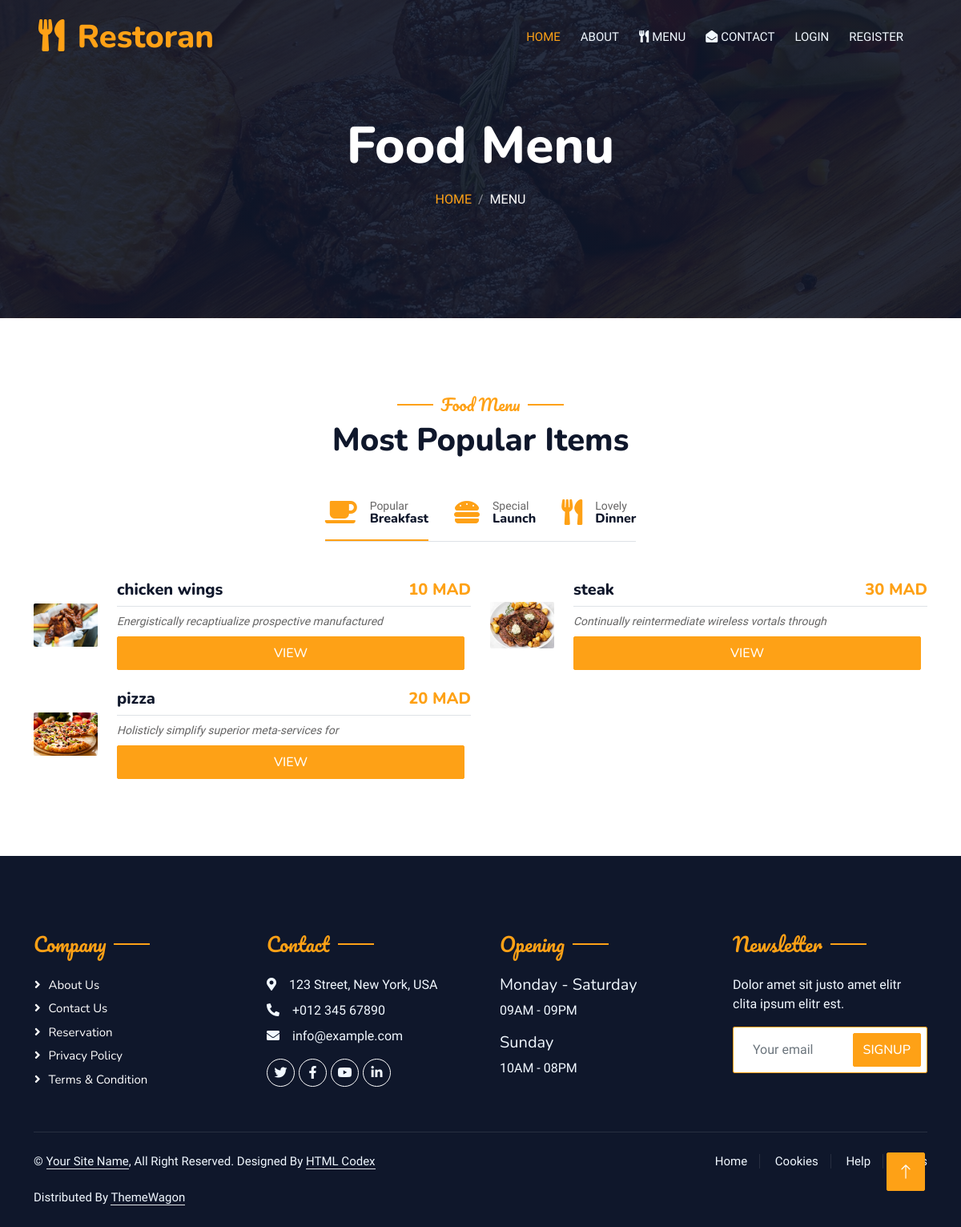
Page /menu.php on the committed database.
### tables this page shows
CREATE TABLE `foods` (
  `id` int(10) NOT NULL primary key auto_increment,
  `name` varchar(200) NOT NULL,
  `image` varchar(200) NOT NULL,
  `description` text NOT NULL,
  `prix` varchar(20) NOT NULL,
  
  `meal_id` int(1) NOT NULL, 
  `created_at` timestamp NOT NULL DEFAULT current_timestamp()
);

### lisb/App.php (called while the page is built, shortened)
<?php
 class App{
    public $host=HOST;
    public $dbname=DBNAME;
    public $user=USER;
    public $pass=PASS;
    public $link ;
    public function connect(){
   $this->link=new PDO("mysql:host=".$this->host.";dbname=".$this->dbname."",$this->user,$this->pass);
    }
    public function SelectAll($query){
        $row =$this->link->prepare($query);
        $row->execute();
        $allRows= $row->fetchAll(PDO::FETCH_OBJ);
        if($allRows){
            return $allRows;
        }else {
           return false;
        }
    }
 }

### menu.php (the view, shortened to what this page needs)
<?php
require("lisb/App.php");
require "includes/header.php";
$app = new App();
$query1 = "SELECT * from foods where meal_id= 1";
$meal_1 = $app->SelectAll($query1);
?>
            <div class="container-xxl py-5 bg-dark hero-header mb-5">
                <div class="container text-center my-5 pt-5 pb-4">
                    <h1 class="display-3 text-white mb-3 animated slideInDown">Food Menu</h1>
                    <nav aria-label="breadcrumb">
                        <ol class="breadcrumb justify-content-center text-uppercase">
                            <li class="breadcrumb-item"><a href="<?=APPURL?>">Home</a></li>
                            <li class="breadcrumb-item text-white active" aria-current="page">Menu</li>
                        </ol>
                    </nav>
                </div>
            </div>
        </div>
<div class="container-xxl py-5">
    <div class="container">
        <div class="text-center wow fadeInUp" data-wow-delay="0.1s">
            <h5 class="section-title ff-secondary text-center text-primary fw-normal">Food Menu</h5>
            <h1 class="mb-5">Most Popular Items</h1>
        </div>
        <div class="tab-class text-center wow fadeInUp" data-wow-delay="0.1s">
            <ul class="nav nav-pills d-inline-flex justify-content-center border-bottom mb-5">
                <li class="nav-item">
                    <a class="d-flex align-items-center text-start mx-3 ms-0 pb-3 active" data-bs-toggle="pill"
                        href="#tab-1">
                        <i class="fa fa-coffee fa-2x text-primary"></i>
                        <div class="ps-3">
                            <small class="text-body">Popular</small>
                            <h6 class="mt-n1 mb-0">Breakfast</h6>
                        </div>
                    </a>
                </li>
                <li class="nav-item">
                    <a class="d-flex align-items-center text-start mx-3 pb-3" data-bs-toggle="pill" href="#tab-2">
                        <i class="fa fa-hamburger fa-2x text-primary"></i>
                        <div class="ps-3">
                            <small class="text-body">Special</small>
                            <h6 class="mt-n1 mb-0">Launch</h6>
                        </div>
                    </a>
                </li>
                <li class="nav-item">
                    <a class="d-flex align-items-center text-start mx-3 me-0 pb-3" data-bs-toggle="pill" href="#tab-3">
                        <i class="fa fa-utensils fa-2x text-primary"></i>
                        <div class="ps-3">
                            <small class="text-body">Lovely</small>
                            <h6 class="mt-n1 mb-0">Dinner</h6>
                        </div>
                    </a>
                </li>
            </ul>
            <div class="tab-content">
                <div id="tab-1" class="tab-pane fade show p-0 active">
                    <div class="row g-4">
                        <?php foreach ($meal_1 as $meal): ?>
                            <div class="col-lg-6">
                                <div class="d-flex align-items-center">
                                    <img class="flex-shrink-0 img-fluid rounded" src="<?php echo 'img/' . $meal->image ?>"
                                        alt="" style="width: 80px;">
                                    <div class="w-100 d-flex flex-column text-start ps-4">
                                        <h5 class="d-flex justify-content-between border-bottom pb-2">
                                            <span>
                                                <?= $meal->name ?>
                                            </span>
                                            <span class="text-primary">
                                                <?= $meal->prix ?> MAD
                                            </span>
                                        </h5>
                                        <small class="fst-italic">
                                            <?= $meal->description ?>
                                        </small>
                                        <a type="button" href="<?php echo APPURL . '/food/add-cart.php?id=' . $meal->id; ?>"
                                            class="btn btn-primary py-2 top-0 end-0 mt-2 me-2">view</a>
                                    </div>
                                </div>
                            </div>
                        <?php endforeach ?>
                    </div>
                </div>
            </div>
        </div>
    </div>
</div>
<?php require "includes/footer.php";;?>

### includes/header.php (shortened to what this page needs)
<head>
    <link href="https://cdnjs.cloudflare.com/ajax/libs/font-awesome/5.10.0/css/all.min.css" rel="stylesheet">
    <link href="https://cdn.jsdelivr.net/npm/bootstrap-icons@1.4.1/font/bootstrap-icons.css" rel="stylesheet">
    <link href="<?php echo APPURL; ?>/lib/animate/animate.min.css" rel="stylesheet">
    <link href="<?php echo APPURL; ?>/lib/owlcarousel/assets/owl.carousel.min.css" rel="stylesheet">
    <link href="<?php echo APPURL; ?>/lib/tempusdominus/css/tempusdominus-bootstrap-4.min.css" rel="stylesheet" />
    <link href="<?php echo APPURL; ?>/css/bootstrap.min.css" rel="stylesheet">
    <link href="<?php echo APPURL; ?>/css/style.css" rel="stylesheet">
</head>
<body>
    <div class="container-xxl bg-white p-0">
        <div class="container-xxl position-relative p-0">
            <nav class="navbar navbar-expand-lg navbar-dark bg-dark px-4 px-lg-5 py-3 py-lg-0">
                <a href="<?= APPURL ?>" class="navbar-brand p-0">
                    <h1 class="text-primary m-0"><i class="fa fa-utensils me-3"></i>Restoran</h1>
                </a>
                <div class="collapse navbar-collapse" id="navbarCollapse">
                    <div class="navbar-nav ms-auto py-0 pe-4">
                        <a href="<?= APPURL ?>" class="nav-item nav-link active">Home</a>
                        <a href="<?= APPURL.'/about.php' ?>" class="nav-item nav-link">About</a>
                        <a href=" <?= APPURL.'/menu.php' ?>" class="nav-item nav-link">
                        <i class="fa fa-utensils me-1"></i>Menu</a>
                        <a href="<?= APPURL.'/contact.php' ?>" class="nav-item nav-link">
                        <i class="fa fa-envelope-open me-1" aria-hidden="true"></i>Contact</a>
                        <?php if (isset($_SESSION['username'])): ?>
                            <a href="<?php echo APPURL.' /food/cart.php' ?>" class="nav-item nav-link"><i
                                    class="fa-sharp fa-solid fa-cart-shopping"></i>
              <i class="fa fa-shopping-cart" aria-hidden="true"></i>
                                    Cart</a>
                                    <a href="<?php echo APPURL?>/booking.php" class="nav-item nav-link"><i
                                    class="fa-sharp fa-solid fa-cart-shopping"></i>Booking</a>
                            <li class="nav-item dropdown">
                                <a class="nav-link dropdown-toggle" href="#" role="button" data-bs-toggle="dropdown"  aria-expanded="false">
                                    <?= $_SESSION['username']  ?>
                                </a>
                                <ul class="dropdown-menu">
                                    <li><a class="dropdown-item" href="<?= APPURL ?>/users/booking.php">Bookings</a></li>
                                    <li><a class="dropdown-item" href="<?= APPURL ?>/users/orders.php">Orders</a></li>
                                    <li>
                                        <hr class="dropdown-divider">
                                    </li>
                                    <li><a class="dropdown-item" href="<?= APPURL ; ?>/Auth/logout.php">Log Out</a></li>
                                </ul>
                            </li>
                        <?php else: ?>
                            <a href="<?= APPURL ; ?>/Auth/login.php" class="nav-item nav-link">Login</a>
                            <a href="<?= APPURL ; ?>/Auth/register.php" class="nav-item nav-link">Register</a>
                        <?php endif ?>
                    </div>
                </div>
            </nav>

### includes/footer.php (shortened to what this page needs)
  <div class="container-fluid bg-dark text-light footer pt-5 mt-5 wow fadeIn" data-wow-delay="0.1s">
            <div class="container py-5">
                <div class="row g-5">
                    <div class="col-lg-3 col-md-6">
                        <h4 class="section-title ff-secondary text-start text-primary fw-normal mb-4">Company</h4>
                        <a class="btn btn-link" href="">About Us</a>
                        <a class="btn btn-link" href="">Contact Us</a>
                        <a class="btn btn-link" href="">Reservation</a>
                        <a class="btn btn-link" href="">Privacy Policy</a>
                        <a class="btn btn-link" href="">Terms & Condition</a>
                    </div>
                    <div class="col-lg-3 col-md-6">
                        <h4 class="section-title ff-secondary text-start text-primary fw-normal mb-4">Contact</h4>
                        <p class="mb-2"><i class="fa fa-map-marker-alt me-3"></i>123 Street, New York, USA</p>
                        <p class="mb-2"><i class="fa fa-phone-alt me-3"></i>+012 345 67890</p>
                        <p class="mb-2"><i class="fa fa-envelope me-3"></i>info@example.com</p>
                        <div class="d-flex pt-2">
                            <a class="btn btn-outline-light btn-social" href=""><i class="fab fa-twitter"></i></a>
                            <a class="btn btn-outline-light btn-social" href=""><i class="fab fa-facebook-f"></i></a>
                            <a class="btn btn-outline-light btn-social" href=""><i class="fab fa-youtube"></i></a>
                            <a class="btn btn-outline-light btn-social" href=""><i class="fab fa-linkedin-in"></i></a>
                        </div>
                    </div>
                    <div class="col-lg-3 col-md-6">
                        <h4 class="section-title ff-secondary text-start text-primary fw-normal mb-4">Opening</h4>
                        <h5 class="text-light fw-normal">Monday - Saturday</h5>
                        <p>09AM - 09PM</p>
                        <h5 class="text-light fw-normal">Sunday</h5>
                        <p>10AM - 08PM</p>
                    </div>
                    <div class="col-lg-3 col-md-6">
                        <h4 class="section-title ff-secondary text-start text-primary fw-normal mb-4">Newsletter</h4>
                        <p>Dolor amet sit justo amet elitr clita ipsum elitr est.</p>
                        <div class="position-relative mx-auto" style="max-width: 400px;">
                            <input class="form-control border-primary w-100 py-3 ps-4 pe-5" type="text" placeholder="Your email">
                            <button type="button" class="btn btn-primary py-2 position-absolute top-0 end-0 mt-2 me-2">SignUp</button>
                        </div>
                    </div>
                </div>
            </div>
            <div class="container">
                <div class="copyright">
                    <div class="row">
                        <div class="col-md-6 text-center text-md-start mb-3 mb-md-0">
                            &copy; <a class="border-bottom" href="#">Your Site Name</a>, All Right Reserved.
							Designed By <a class="border-bottom" href="https://htmlcodex.com">HTML Codex</a><br><br>
                            Distributed By <a class="border-bottom" href="https://themewagon.com" target="_blank">ThemeWagon</a>
                        </div>
                        <div class="col-md-6 text-center text-md-end">
                            <div class="footer-menu">
                                <a href="">Home</a>
                                <a href="">Cookies</a>
                                <a href="">Help</a>
                                <a href="">FQAs</a>
                            </div>
                        </div>
                    </div>
                </div>
            </div>
        </div>
        <a href="#" class="btn btn-lg btn-primary btn-lg-square back-to-top"><i class="bi bi-arrow-up"></i></a>
    </div>
</body>
</html>

### css/style.css (style rules this page uses)
.ff-secondary { font-family: 'Pacifico', cursive; }
.back-to-top { position: fixed; display: none; right: 45px; bottom: 45px; z-index: 99; }
.btn { font-family: 'Nunito', sans-serif; font-weight: 500; text-transform: uppercase; transition: .5s; }
.btn.btn-primary, .btn.btn-secondary { color: #FFFFFF; }
.btn-lg-square { width: 48px; height: 48px; }
.btn-square, .btn-sm-square, .btn-lg-square { padding: 0; display: flex; align-items: center; justify-content: center; font-weight: normal; border-radius: 2px; }
.navbar-dark .navbar-nav .nav-link { position: relative; margin-left: 25px; padding: 35px 0; font-size: 15px; color: var(--light) !important; text-transform: uppercase; font-weight: 500; outline: none; transition: .5s; }
.navbar-dark .navbar-nav .nav-link:hover, .navbar-dark .navbar-nav .nav-link.active { color: var(--primary) !important; }
@media (min-width: 992px) { .navbar-dark { position: absolute; width: 100%; top: 0; left: 0; z-index: 999; background: transparent !important; } }
.hero-header { background: linear-gradient(rgba(15, 23, 43, .9), rgba(15, 23, 43, .9)), url(../img/bg-hero.jpg); background-position: center center; background-repeat: no-repeat; background-size: cover; }
.breadcrumb-item + .breadcrumb-item::before { color: rgba(255, 255, 255, .5); }
.section-title { position: relative; display: inline-block; }
.section-title::before { position: absolute; content: ""; width: 45px; height: 2px; top: 50%; left: -55px; margin-top: -1px; background: var(--primary); }
.section-title::after { position: absolute; content: ""; width: 45px; height: 2px; top: 50%; right: -55px; margin-top: -1px; background: var(--primary); }
.section-title.text-start::before, .section-title.text-end::after { display: none; }
.nav-pills .nav-item .active { border-bottom: 2px solid var(--primary); }
.footer .btn.btn-social { margin-right: 5px; width: 35px; height: 35px; display: flex; align-items: center; justify-content: center; color: var(--light); border: 1px solid #FFFFFF; border-radius: 35px; transition: .3s; }
.footer .btn.btn-link { display: block; margin-bottom: 5px; padding: 0; text-align: left; color: #FFFFFF; font-size: 15px; font-weight: normal; text-transform: capitalize; transition: .3s; }
.footer .btn.btn-link::before { position: relative; content: "\f105"; font-family: "Font Awesome 5 Free"; font-weight: 900; margin-right: 10px; }
.footer .copyright { padding: 25px 0; font-size: 15px; border-top: 1px solid rgba(256, 256, 256, .1); }
.footer .copyright a { color: var(--light); }
.footer .footer-menu a { margin-right: 15px; padding-right: 15px; border-right: 1px solid rgba(255, 255, 255, .1); }
.footer .footer-menu a:last-child { margin-right: 0; padding-right: 0; border-right: none; }

### rows in the picture
foods: image (picture), name "chicken wings", prix "10", description "Energistically recaptiualize prospective manufactured"
foods: image (picture), name "steak", prix "30", description "Continually reintermediate wireless vortals through"
foods: image (picture), name "pizza", prix "20", description "Holisticly simplify superior meta-services for"
